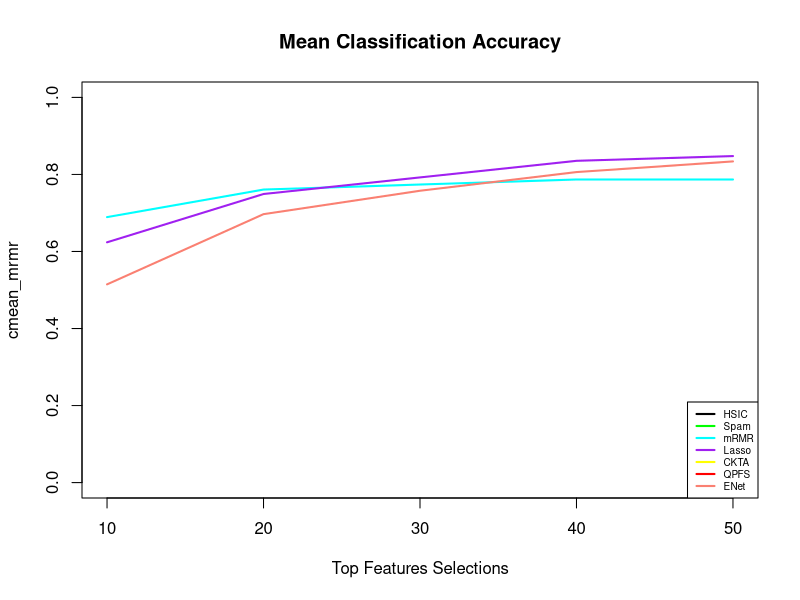

R code for this plot:
setwd("../../../real-word-datasets/res_mca_red_ar10p/")

mrmr <- read.csv("ar10p_mrmr_mca.csv", sep="", header=FALSE)
lasso <- read.csv("ar10p_lasso_mca.csv", sep="", header=FALSE)
enet <- read.csv("ar10p_enet_mca.csv", sep="", header=FALSE)

red_mrmr <- read.csv("ar10p_mrmr_red50.csv", header=FALSE,sep="")
red_lasso <- read.csv("ar10p_enet_red50.csv", header=FALSE, sep="")
red_enet <- read.csv("ar10p_lasso_red50.csv", header=FALSE, sep="")


cmean_mrmr <- colMeans(mrmr)
cmean_lasso <- colMeans(lasso)
cmean_enet <- colMeans(enet)

sqrt(var(red_mrmr$V5))
sqrt(var(red_lasso$V5))
sqrt(var(red_enet$V5))


#-----------------------------------------
red_mrmr_vec <- as.vector(as.matrix(red_mrmr))
red_lasso_vec <- as.vector(as.matrix(red_lasso))
red_enet_vec <- as.vector(as.matrix(red_enet))

mean(red_mrmr_vec)
sqrt(var(red_mrmr_vec))

mean(red_lasso_vec)
sqrt(var(red_lasso_vec))

mean(red_enet_vec)
sqrt(var(red_enet_vec))

features_index <- seq(10,50,10)
plot(features_index,cmean_mrmr,type="l",col="cyan",ylim=c(0,1),
     main="Mean Classification Accuracy",
     xlab ="Top Features Selections",
     lwd=2)
lines(features_index,cmean_enet,type="l",col="salmon",lwd=2)
lines(features_index,cmean_lasso,type="l",col="purple",lwd=2)


# Add a legend

legend("bottomright", legend = c("HSIC", "Spam", "mRMR", "Lasso", "CKTA", "QPFS", "ENet"), 
       col = c("black", "green", "cyan", "purple", "yellow", "red", "salmon"), 
       lwd = 2, cex = 0.6)



#col = "blue", lwd = 1)   # Spam
#col = "darkgreen", lwd = 1) # mRMR
#col = "purple", lwd = 1) # Lasso
#col = "orange", lwd = 1) # CKTA
#"brown", lwd = 1) # QPFS
#"salmon", lwd = 1) # ENet
